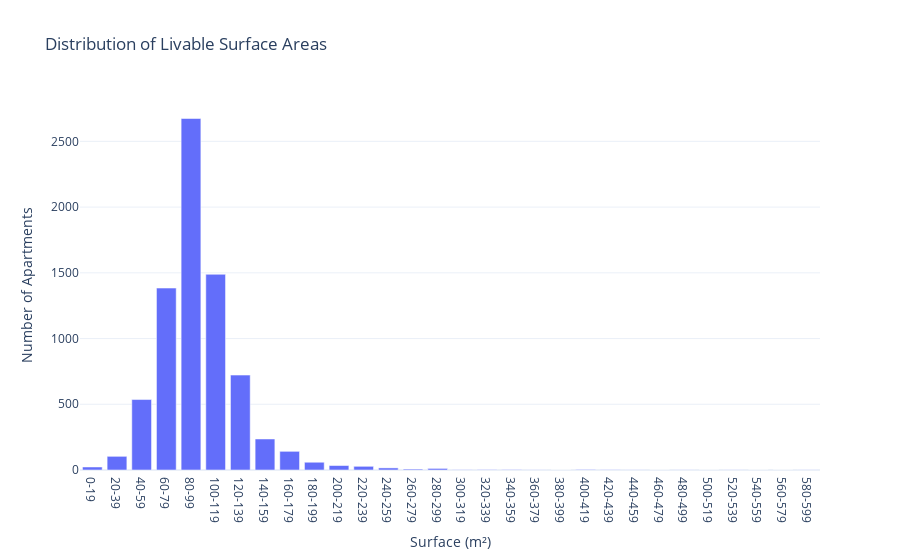

Notebook code for this chart:
### Markdown cell above
## Distribution of livable surface

### Code cell
import pandas as pd
import plotly.express as px

#Create bins for livable surface ---
bins = range(0, int(apartments["Livable surface"].max()) + 20, 20)  # 0-20, 20-40, ...
labels = [f"{b}-{b+19}" for b in bins[:-1]]
apartments["surface_bin"] = pd.cut(apartments["Livable surface"], bins=bins, labels=labels)

# --- Count how many apartments fall in each bin ---
surface_counts = apartments["surface_bin"].value_counts().sort_index()

# --- Plot bar chart ---
fig = px.bar(
    x=surface_counts.index,
    y=surface_counts.values,
    title="Distribution of Livable Surface Areas",
    labels={"x": "Surface (m²)", "y": "Number of Apartments"},
    template="plotly_white"
)

fig.show()

### Figure 1 — Plotly figure (JSON) as saved in the notebook; plotly's stock layout.template omitted (floating-point values rounded to 4 significant figures)
{"data": [{"hovertemplate": "Surface (m²)=%{x}<br>Number of Apartments=%{y}<extra></extra>", "legendgroup": "", "marker": {"color": "#636efa", "pattern": {"shape": ""}}, "name": "", "orientation": "v", "showlegend": false, "textposition": "auto", "type": "bar", "x": ["0-19", "20-39", "40-59", "60-79", "80-99", "100-119", "120-139", "140-159", "160-179", "180-199", "200-219", "220-239", "240-259", "260-279", "280-299", "300-319", "320-339", "340-359", "360-379", "380-399", "400-419", "420-439", "440-459", "460-479", "480-499", "500-519", "520-539", "540-559", "560-579", "580-599"], "xaxis": "x", "y": [23, 104, 536, 1384, 2674, 1489, 722, 236, 142, 59, 34, 28, 16, 7, 12, 2, 3, 3, 1, 0, 4, 2, 1, 0, 1, 0, 1, 0, 0, 1], "yaxis": "y"}], "layout": {"barmode": "relative", "legend": {"tracegroupgap": 0}, "title": {"text": "Distribution of Livable Surface Areas"}, "xaxis": {"anchor": "y", "domain": [0, 1], "title": {"text": "Surface (m²)"}}, "yaxis": {"anchor": "x", "domain": [0, 1], "title": {"text": "Number of Apartments"}}}}
